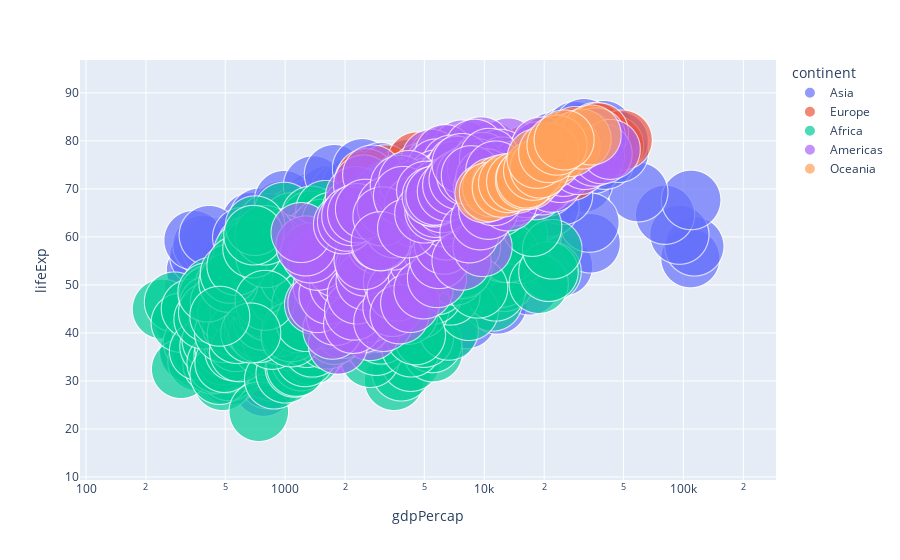

The code cell stored with this chart in its notebook:
### Code cell
# Scatter plot with hover data
fig = px.scatter(df, x='gdpPercap', y='lifeExp', 
                 size='year', 
                 color='continent', 
                 hover_name='country',  # Country name when hovering
                 hover_data=['year', 'iso_alpha'],  # Additional data on hover
                 log_x=True, size_max=60)

fig.show()

### Figure 1 — Plotly figure (JSON) as saved in the notebook; plotly's stock layout.template omitted (floating-point values rounded to 4 significant figures; data arrays with more than 128 entries replaced by an {"elided": "..."} marker saying what was removed)
{"data": [{"customdata": {"elided": "396x2 mixed values"}, "hovertemplate": "<b>%{hovertext}</b><br><br>continent=Asia<br>gdpPercap=%{x}<br>lifeExp=%{y}<br>year=%{customdata[0]}<br>iso_alpha=%{customdata[1]}<extra></extra>", "hovertext": {"elided": "396 str values"}, "legendgroup": "Asia", "marker": {"color": "#636efa", "size": {"elided": "396 int values"}, "sizemode": "area", "sizeref": 0.5575, "symbol": "circle"}, "mode": "markers", "name": "Asia", "showlegend": true, "type": "scattergl", "x": {"elided": "396 float values"}, "xaxis": "x", "y": {"elided": "396 float values"}, "yaxis": "y"}, {"customdata": {"elided": "360x2 mixed values"}, "hovertemplate": "<b>%{hovertext}</b><br><br>continent=Europe<br>gdpPercap=%{x}<br>lifeExp=%{y}<br>year=%{customdata[0]}<br>iso_alpha=%{customdata[1]}<extra></extra>", "hovertext": {"elided": "360 str values"}, "legendgroup": "Europe", "marker": {"color": "#EF553B", "size": {"elided": "360 int values"}, "sizemode": "area", "sizeref": 0.5575, "symbol": "circle"}, "mode": "markers", "name": "Europe", "showlegend": true, "type": "scattergl", "x": {"elided": "360 float values"}, "xaxis": "x", "y": {"elided": "360 float values"}, "yaxis": "y"}, {"customdata": {"elided": "624x2 mixed values"}, "hovertemplate": "<b>%{hovertext}</b><br><br>continent=Africa<br>gdpPercap=%{x}<br>lifeExp=%{y}<br>year=%{customdata[0]}<br>iso_alpha=%{customdata[1]}<extra></extra>", "hovertext": {"elided": "624 str values"}, "legendgroup": "Africa", "marker": {"color": "#00cc96", "size": {"elided": "624 int values"}, "sizemode": "area", "sizeref": 0.5575, "symbol": "circle"}, "mode": "markers", "name": "Africa", "showlegend": true, "type": "scattergl", "x": {"elided": "624 float values"}, "xaxis": "x", "y": {"elided": "624 float values"}, "yaxis": "y"}, {"customdata": {"elided": "300x2 mixed values"}, "hovertemplate": "<b>%{hovertext}</b><br><br>continent=Americas<br>gdpPercap=%{x}<br>lifeExp=%{y}<br>year=%{customdata[0]}<br>iso_alpha=%{customdata[1]}<extra></extra>", "hovertext": {"elided": "300 str values"}, "legendgroup": "Americas", "marker": {"color": "#ab63fa", "size": {"elided": "300 int values"}, "sizemode": "area", "sizeref": 0.5575, "symbol": "circle"}, "mode": "markers", "name": "Americas", "showlegend": true, "type": "scattergl", "x": {"elided": "300 float values"}, "xaxis": "x", "y": {"elided": "300 float values"}, "yaxis": "y"}, {"customdata": [[1952, "AUS"], [1957, "AUS"], [1962, "AUS"], [1967, "AUS"], [1972, "AUS"], [1977, "AUS"], [1982, "AUS"], [1987, "AUS"], [1992, "AUS"], [1997, "AUS"], [2002, "AUS"], [2007, "AUS"], [1952, "NZL"], [1957, "NZL"], [1962, "NZL"], [1967, "NZL"], [1972, "NZL"], [1977, "NZL"], [1982, "NZL"], [1987, "NZL"], [1992, "NZL"], [1997, "NZL"], [2002, "NZL"], [2007, "NZL"]], "hovertemplate": "<b>%{hovertext}</b><br><br>continent=Oceania<br>gdpPercap=%{x}<br>lifeExp=%{y}<br>year=%{customdata[0]}<br>iso_alpha=%{customdata[1]}<extra></extra>", "hovertext": ["Australia", "Australia", "Australia", "Australia", "Australia", "Australia", "Australia", "Australia", "Australia", "Australia", "Australia", "Australia", "New Zealand", "New Zealand", "New Zealand", "New Zealand", "New Zealand", "New Zealand", "New Zealand", "New Zealand", "New Zealand", "New Zealand", "New Zealand", "New Zealand"], "legendgroup": "Oceania", "marker": {"color": "#FFA15A", "size": [1952, 1957, 1962, 1967, 1972, 1977, 1982, 1987, 1992, 1997, 2002, 2007, 1952, 1957, 1962, 1967, 1972, 1977, 1982, 1987, 1992, 1997, 2002, 2007], "sizemode": "area", "sizeref": 0.5575, "symbol": "circle"}, "mode": "markers", "name": "Oceania", "showlegend": true, "type": "scattergl", "x": [10040.0, 10950.0, 12220.0, 14530.0, 16790.0, 18330.0, 19480.0, 21890.0, 23420.0, 27000.0, 30690.0, 34440.0, 10560.0, 12250.0, 13180.0, 14460.0, 16050.0, 16230.0, 17630.0, 19010.0, 18360.0, 21050.0, 23190.0, 25190.0], "xaxis": "x", "y": [69.12, 70.33, 70.93, 71.1, 71.93, 73.49, 74.74, 76.32, 77.56, 78.83, 80.37, 81.23, 69.39, 70.26, 71.24, 71.52, 71.89, 72.22, 73.84, 74.32, 76.33, 77.55, 79.11, 80.2], "yaxis": "y"}], "layout": {"autosize": true, "legend": {"itemsizing": "constant", "title": {"text": "continent"}, "tracegroupgap": 0}, "margin": {"t": 60}, "xaxis": {"anchor": "y", "autorange": true, "domain": [0, 1], "range": [2.033, 5.402], "title": {"text": "gdpPercap"}, "type": "log"}, "yaxis": {"anchor": "x", "autorange": true, "domain": [0, 1], "range": [-9.674, 116.0], "title": {"text": "lifeExp"}, "type": "linear"}}}
